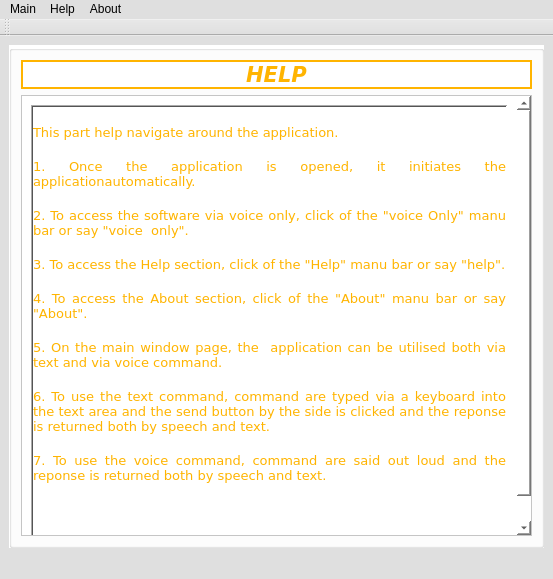
<?xml version="1.0" encoding="UTF-8"?>
<ui version="4.0">
 <class>Window_Help</class>
 <widget class="QMainWindow" name="Window_Help">
  <property name="windowModality">
   <enum>Qt::ApplicationModal</enum>
  </property>
  <property name="geometry">
   <rect>
    <x>0</x>
    <y>0</y>
    <width>553</width>
    <height>579</height>
   </rect>
  </property>
  <property name="sizePolicy">
   <sizepolicy hsizetype="MinimumExpanding" vsizetype="MinimumExpanding">
    <horstretch>0</horstretch>
    <verstretch>0</verstretch>
   </sizepolicy>
  </property>
  <property name="font">
   <font>
    <family>Verdana</family>
    <pointsize>12</pointsize>
   </font>
  </property>
  <property name="cursor">
   <cursorShape>IBeamCursor</cursorShape>
  </property>
  <property name="windowTitle">
   <string>Sofi 1.0 - Help</string>
  </property>
  <property name="windowIcon">
   <iconset>
    <normaloff>:/newPrefix/images/RGU_logo.png</normaloff>:/newPrefix/images/RGU_logo.png</iconset>
  </property>
  <property name="toolTip">
   <string>Main Window</string>
  </property>
  <property name="toolTipDuration">
   <number>1</number>
  </property>
  <property name="styleSheet">
   <string notr="true">background-color: rgb(223, 223, 223);</string>
  </property>
  <property name="locale">
   <locale language="English" country="UnitedKingdom"/>
  </property>
  <property name="toolButtonStyle">
   <enum>Qt::ToolButtonTextOnly</enum>
  </property>
  <widget class="QWidget" name="centralwidget">
   <layout class="QGridLayout" name="gridLayout_2">
    <item row="0" column="0">
     <widget class="QGroupBox" name="groupBox">
      <property name="styleSheet">
       <string notr="true">background-color: rgb(255, 255, 255);</string>
      </property>
      <property name="title">
       <string/>
      </property>
      <layout class="QGridLayout" name="gridLayout_3">
       <item row="0" column="0">
        <widget class="QLabel" name="label_Help_Heading">
         <property name="font">
          <font>
           <family>Verdana</family>
           <pointsize>16</pointsize>
           <weight>75</weight>
           <italic>true</italic>
           <bold>true</bold>
          </font>
         </property>
         <property name="cursor">
          <cursorShape>IBeamCursor</cursorShape>
         </property>
         <property name="toolTip">
          <string extracomment="Help"/>
         </property>
         <property name="toolTipDuration">
          <number>1</number>
         </property>
         <property name="whatsThis">
          <string extracomment="Help"/>
         </property>
         <property name="styleSheet">
          <string notr="true">color: rgb(255, 180, 0);</string>
         </property>
         <property name="frameShape">
          <enum>QFrame::WinPanel</enum>
         </property>
         <property name="lineWidth">
          <number>3</number>
         </property>
         <property name="midLineWidth">
          <number>1</number>
         </property>
         <property name="text">
          <string>HELP</string>
         </property>
         <property name="scaledContents">
          <bool>true</bool>
         </property>
         <property name="alignment">
          <set>Qt::AlignCenter</set>
         </property>
         <property name="wordWrap">
          <bool>true</bool>
         </property>
         <property name="margin">
          <number>3</number>
         </property>
        </widget>
       </item>
       <item row="1" column="0">
        <widget class="QScrollArea" name="scrollArea">
         <property name="widgetResizable">
          <bool>true</bool>
         </property>
         <property name="alignment">
          <set>Qt::AlignJustify|Qt::AlignVCenter</set>
         </property>
         <widget class="QWidget" name="scrollAreaWidgetContents">
          <property name="geometry">
           <rect>
            <x>0</x>
            <y>0</y>
            <width>496</width>
            <height>500</height>
           </rect>
          </property>
          <layout class="QGridLayout" name="gridLayout">
           <item row="0" column="0">
            <widget class="QLabel" name="label_Help_Content">
             <property name="font">
              <font>
               <family>Verdana</family>
               <pointsize>10</pointsize>
              </font>
             </property>
             <property name="cursor">
              <cursorShape>IBeamCursor</cursorShape>
             </property>
             <property name="mouseTracking">
              <bool>true</bool>
             </property>
             <property name="tabletTracking">
              <bool>true</bool>
             </property>
             <property name="focusPolicy">
              <enum>Qt::TabFocus</enum>
             </property>
             <property name="toolTip">
              <string extracomment="Help content"/>
             </property>
             <property name="toolTipDuration">
              <number>1</number>
             </property>
             <property name="whatsThis">
              <string extracomment="Help content"/>
             </property>
             <property name="styleSheet">
              <string notr="true">color: rgb(255, 180, 0);</string>
             </property>
             <property name="frameShape">
              <enum>QFrame::WinPanel</enum>
             </property>
             <property name="frameShadow">
              <enum>QFrame::Sunken</enum>
             </property>
             <property name="lineWidth">
              <number>3</number>
             </property>
             <property name="midLineWidth">
              <number>1</number>
             </property>
             <property name="text">
              <string>
This part help navigate around the application.

1. Once the application is opened, it initiates the applicationautomatically.

2. To access the software via voice only, click of the &quot;voice Only&quot; manu bar or say &quot;voice  only&quot;.

3. To access the Help section, click of the &quot;Help&quot; manu bar or say &quot;help&quot;.

4. To access the About section, click of the &quot;About&quot; manu bar or say &quot;About&quot;.

5. On the main window page, the  application can be utilised both via text and via voice command.

6. To use the text command, command are typed via a keyboard into the text area and the send button by the side is clicked and the reponse is returned both by speech and text.

7. To use the voice command, command are said out loud and the reponse is returned both by speech and text.



</string>
             </property>
             <property name="scaledContents">
              <bool>true</bool>
             </property>
             <property name="alignment">
              <set>Qt::AlignJustify|Qt::AlignVCenter</set>
             </property>
             <property name="wordWrap">
              <bool>true</bool>
             </property>
             <property name="margin">
              <number>15</number>
             </property>
             <property name="indent">
              <number>1</number>
             </property>
            </widget>
           </item>
          </layout>
         </widget>
        </widget>
       </item>
      </layout>
     </widget>
    </item>
   </layout>
  </widget>
  <widget class="QMenuBar" name="menubar">
   <property name="geometry">
    <rect>
     <x>0</x>
     <y>0</y>
     <width>553</width>
     <height>21</height>
    </rect>
   </property>
   <widget class="QMenu" name="menuVoice_Only">
    <property name="sizePolicy">
     <sizepolicy hsizetype="Expanding" vsizetype="Preferred">
      <horstretch>0</horstretch>
      <verstretch>0</verstretch>
     </sizepolicy>
    </property>
    <property name="font">
     <font>
      <pointsize>12</pointsize>
     </font>
    </property>
    <property name="cursor">
     <cursorShape>PointingHandCursor</cursorShape>
    </property>
    <property name="tabletTracking">
     <bool>true</bool>
    </property>
    <property name="focusPolicy">
     <enum>Qt::TabFocus</enum>
    </property>
    <property name="toolTip">
     <string>Voice Only Command</string>
    </property>
    <property name="toolTipDuration">
     <number>1</number>
    </property>
    <property name="autoFillBackground">
     <bool>false</bool>
    </property>
    <property name="locale">
     <locale language="English" country="UnitedKingdom"/>
    </property>
    <property name="tearOffEnabled">
     <bool>true</bool>
    </property>
    <property name="title">
     <string>Main</string>
    </property>
    <property name="toolTipsVisible">
     <bool>true</bool>
    </property>
   </widget>
   <widget class="QMenu" name="menu_About">
    <property name="font">
     <font>
      <pointsize>12</pointsize>
     </font>
    </property>
    <property name="cursor">
     <cursorShape>PointingHandCursor</cursorShape>
    </property>
    <property name="toolTip">
     <string>About</string>
    </property>
    <property name="toolTipDuration">
     <number>1</number>
    </property>
    <property name="locale">
     <locale language="English" country="UnitedKingdom"/>
    </property>
    <property name="title">
     <string>About</string>
    </property>
   </widget>
   <widget class="QMenu" name="menu_Help_2">
    <property name="font">
     <font>
      <pointsize>12</pointsize>
     </font>
    </property>
    <property name="cursor">
     <cursorShape>PointingHandCursor</cursorShape>
    </property>
    <property name="toolTip">
     <string>Help</string>
    </property>
    <property name="toolTipDuration">
     <number>1</number>
    </property>
    <property name="statusTip">
     <string>Help</string>
    </property>
    <property name="locale">
     <locale language="English" country="UnitedKingdom"/>
    </property>
    <property name="title">
     <string>Help</string>
    </property>
   </widget>
   <addaction name="menuVoice_Only"/>
   <addaction name="menu_Help_2"/>
   <addaction name="menu_About"/>
  </widget>
  <widget class="QStatusBar" name="statusbar"/>
  <widget class="QToolBar" name="toolBar">
   <property name="font">
    <font>
     <family>Verdana</family>
     <pointsize>12</pointsize>
    </font>
   </property>
   <property name="windowTitle">
    <string>toolBar</string>
   </property>
   <property name="toolTipDuration">
    <number>-1</number>
   </property>
   <attribute name="toolBarArea">
    <enum>TopToolBarArea</enum>
   </attribute>
   <attribute name="toolBarBreak">
    <bool>false</bool>
   </attribute>
  </widget>
 </widget>
 <resources>
  <include location="../../../../AppData/Desktop/Mitchel Project/Sofi/Sofienv/Sofi_images.qrc"/>
  <include location="Sofi_images.qrc"/>
 </resources>
 <connections/>
</ui>
